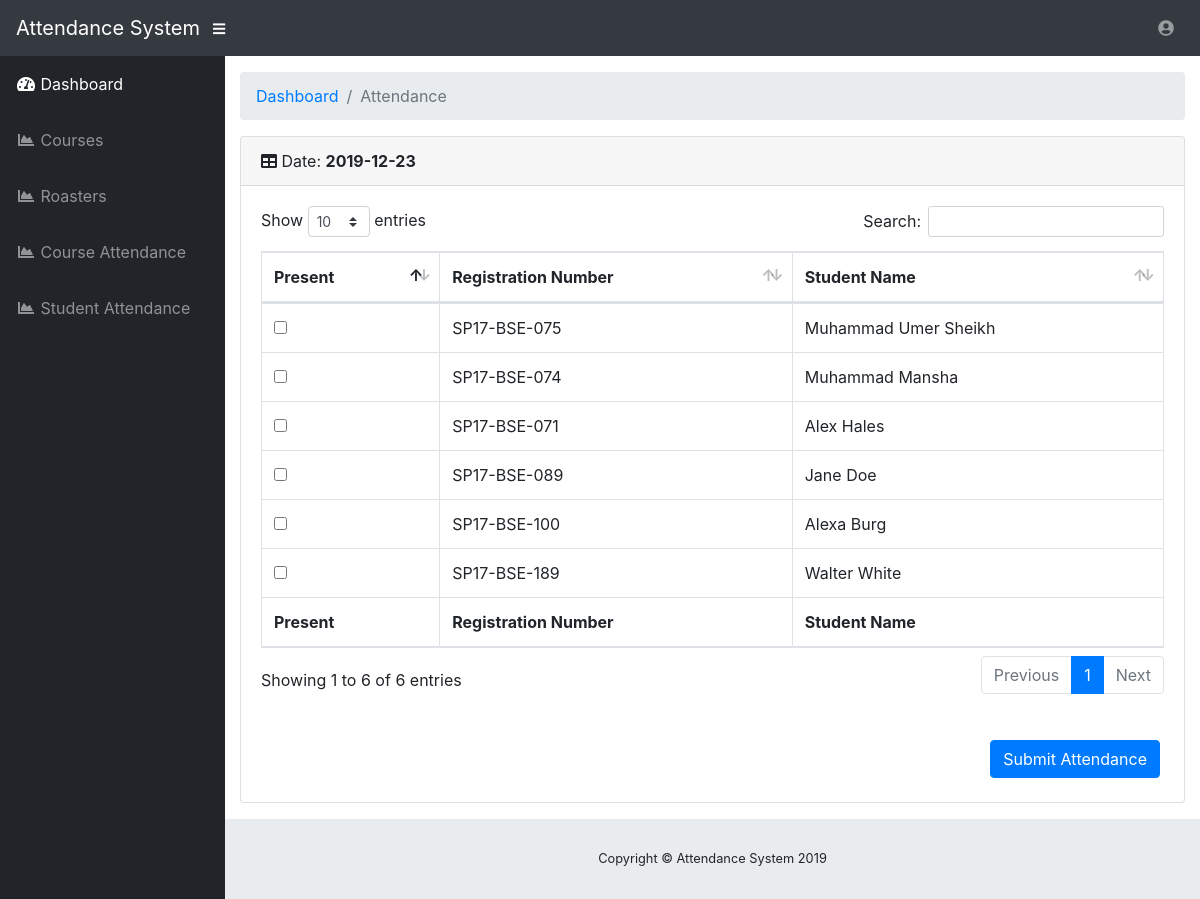
The app's page /attendance.php?roster=5e011160ac36f (signed in) with its own data.
### tables this page shows
CREATE TABLE `roster` (
  `r_id` int(11) NOT NULL,
  `roster_code` varchar(25) NOT NULL,
  `course_id` int(11) NOT NULL,
  `teacher_id` int(11) NOT NULL,
  `date` date NOT NULL,
  `active` int(11) NOT NULL
);

CREATE TABLE `course_student` (
  `cs_id` int(11) NOT NULL,
  `course_id` int(11) NOT NULL,
  `student_id` int(11) NOT NULL,
  `register_date` date NOT NULL
);

CREATE TABLE `student` (
  `student_id` int(11) NOT NULL,
  `student_name` varchar(55) NOT NULL,
  `student_reg_no` varchar(14) NOT NULL,
  `student_email` varchar(55) NOT NULL
);

### src/php/database/Db.php (called while the page is built, shortened)
<?php
class DB
{
    private static $con;
    public static function connect(){
        if(self::$con == null){
            self::$con = mysqli_connect("YOUR HOSTNAME HERE", "YOUR USERNAME HERE", "YOUR PASSWORD HERE", "YOUR DATABASE NAME HERE");
            return self::$con;
        }
        return self::$con;
    }
}

### src/attendance.php (the view, shortened to what this page needs)
<?php
require 'php/database/Db.php';
$roster = htmlentities($_GET['roster']);
$allStudents = [];
$getRosterResult = mysqli_query(DB::connect(), "SELECT * FROM `roster` WHERE roster_code = '$roster'");
$getRoster = mysqli_fetch_assoc($getRosterResult);
$course = $getRoster['course_id'];
$getStudentR = mysqli_query(DB::connect(), "SELECT * FROM course_student cs JOIN student s ON cs.student_id = s.student_id WHERE cs.course_id = $course");
?>
<?php include 'layout/top.php'; ?>
      <div class="container-fluid">
        <ol class="breadcrumb">
          <li class="breadcrumb-item">
            <a href="#">Dashboard</a>
          </li>
          <li class="breadcrumb-item active">Attendance</li>
        </ol>
        <form method="post" action="">
        <div class="card mb-3">
          <div class="card-header">
            <i class="fas fa-table"></i>
            Date: <b><?= $getRoster['date'] ?></b></div>
          <div class="card-body">
            <div class="table-responsive">
              <table class="table table-bordered" id="dataTable" width="100%" cellspacing="0">
                <thead>
                  <tr>
                    <th>Present</th>
                    <th>Registration Number</th>
                    <th>Student Name</th>
                  </tr>
                </thead>
                <tfoot>
                  <tr>
                      <th>Present</th>
                      <th>Registration Number</th>
                      <th>Student Name</th>
                  </tr>
                </tfoot>
                <tbody>
                    <?php
                    while($getStudent = mysqli_fetch_assoc($getStudentR)):
                    ?>
                    <tr>
                      <td><input type="checkbox" value="<?= $allStudents[] = $getStudent['student_id'] ?>" name="attendance[]"></td>
                      <td><?= $getStudent['student_reg_no'] ?></td>
                      <td><?= $getStudent['student_name'] ?></td>
                    </tr>
                    <?php
                    endwhile;
                    ?>
                </tbody>
              </table>
            </div>
          </div>
          <div class="text-right p-4"><button class="btn btn-primary" type="submit" name="mark">Submit Attendance</button></div>
        </div>
      </form>
      </div>
<?php include 'layout/bottom.php'; ?>

### src/layout/top.php (shortened to what this page needs)
<!DOCTYPE html>
<html lang="en">
<head><meta http-equiv="Content-Type" content="text/html; charset=utf-8">
  <link href="vendor/fontawesome-free/css/all.min.css" rel="stylesheet" type="text/css">
  <link href="vendor/datatables/dataTables.bootstrap4.css" rel="stylesheet">
  <link href="css/sb-admin.css" rel="stylesheet">
</head>
<body id="page-top">
  <nav class="navbar navbar-expand navbar-dark bg-dark static-top">
    <a class="navbar-brand mr-1" href="dashboard.php">Attendance System</a>
    <button class="btn btn-link btn-sm text-white order-1 order-sm-0" id="sidebarToggle" href="#">
      <i class="fas fa-bars"></i>
    </button>
    <ul class="navbar-nav ml-auto ml-md-0">
      <li class="nav-item dropdown no-arrow">
        <a class="nav-link dropdown-toggle" href="#" id="userDropdown" role="button" data-toggle="dropdown" aria-haspopup="true" aria-expanded="false">
          <i class="fas fa-user-circle fa-fw"></i>
        </a>
      </li>
    </ul>
  </nav>
  <div id="wrapper">
    <ul class="sidebar navbar-nav">
      <li class="nav-item active">
        <a class="nav-link" href="dashboard.php">
          <i class="fas fa-fw fa-tachometer-alt"></i>
          <span>Dashboard</span>
        </a>
      </li>
      <li class="nav-item">
        <a class="nav-link" href="courses.php">
          <i class="fas fa-fw fa-chart-area"></i>
          <span>Courses</span></a>
      </li>
      <li class="nav-item">
        <a class="nav-link" href="roaster.php">
          <i class="fas fa-fw fa-chart-area"></i>
          <span>Roasters</span></a>
      </li>
      <li class="nav-item">
        <a class="nav-link" href="course-attendance.php?date=<?= date('Y-m-d'); ?>">
          <i class="fas fa-fw fa-chart-area"></i>
          <span>Course Attendance</span></a>
      </li>
      <li class="nav-item">
        <a class="nav-link" href="student-attendance.php">
          <i class="fas fa-fw fa-chart-area"></i>
          <span>Student Attendance</span></a>
      </li>
    </ul>
    <div id="content-wrapper">

### src/layout/bottom.php (shortened to what this page needs)
      <footer class="sticky-footer">
        <div class="container my-auto">
          <div class="copyright text-center my-auto">
            <span>Copyright © Attendance System
            </span>
          </div>
        </div>
      </footer>
    </div>
  </div>
</body>
</html>

### records on screen
roster: date "2019-12-23"
course_student: student.student_reg_no "SP17-BSE-075", student.student_name "Muhammad Umer Sheikh"
course_student: student.student_reg_no "SP17-BSE-074", student.student_name "Muhammad Mansha"
course_student: student.student_reg_no "SP17-BSE-071", student.student_name "Alex Hales"
course_student: student.student_reg_no "SP17-BSE-089", student.student_name "Jane Doe"
course_student: student.student_reg_no "SP17-BSE-100", student.student_name "Alexa Burg"
course_student: student.student_reg_no "SP17-BSE-189", student.student_name "Walter White"
